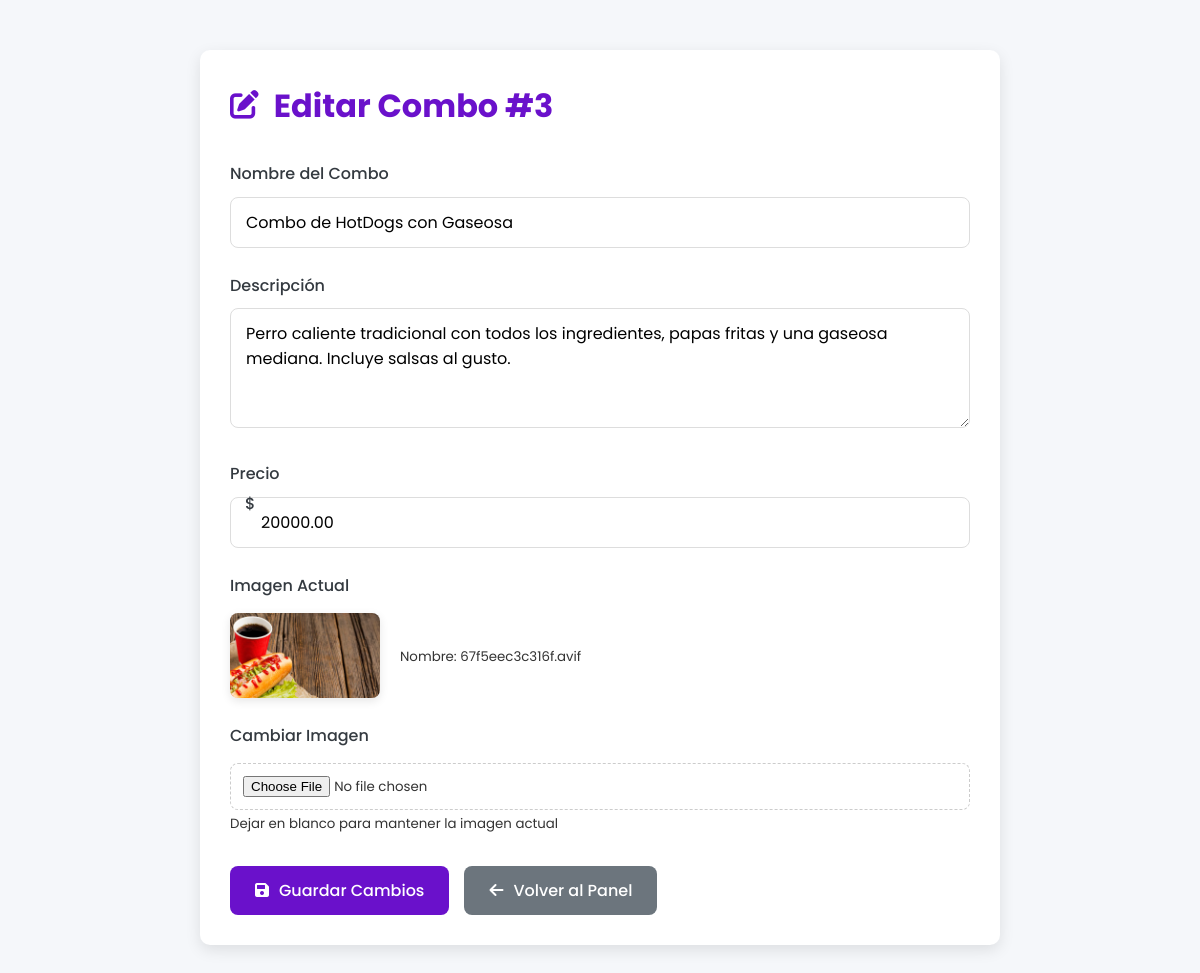
The page /admin/combos/edit_combo.php?id=3 on the database its author committed.
### tables this page shows
CREATE TABLE `combos` (
  `id_combo` bigint(20) NOT NULL,
  `nombre` varchar(100) NOT NULL,
  `descripcion` text DEFAULT NULL,
  `precio` decimal(10,2) NOT NULL,
  `imagen_nombre` varchar(255) DEFAULT NULL
);

### admin/combos/edit_combo.php (the view, shortened to what this page needs)
<?php
require_once "../../api/db.php";
$id_combo = $_GET["id"] ?? null;
$stmt = $pdo->prepare("SELECT * FROM combos WHERE id_combo = ?");
$stmt->execute([$id_combo]);
$combo = $stmt->fetch(PDO::FETCH_ASSOC);
?>
<!DOCTYPE html>
<html lang="es">
<head>
    <link rel="stylesheet" href="https://cdnjs.cloudflare.com/ajax/libs/font-awesome/6.0.0-beta3/css/all.min.css">
</head>
<body>
    <div class="container">
        <h1><i class="fas fa-edit"></i> Editar Combo #<?= htmlspecialchars($combo['id_combo']) ?></h1>
        <form method="POST" enctype="multipart/form-data">
            <div class="form-group">
                <label for="nombre">Nombre del Combo</label>
                <input type="text" id="nombre" name="nombre" value="<?= htmlspecialchars($combo['nombre']) ?>" required>
            </div>
            <div class="form-group">
                <label for="descripcion">Descripción</label>
                <textarea id="descripcion" name="descripcion" required><?= htmlspecialchars($combo['descripcion']) ?></textarea>
            </div>
            <div class="form-group price-input">
                <label for="precio">Precio</label>
                <input type="number" id="precio" name="precio" value="<?= htmlspecialchars($combo['precio']) ?>" min="0" step="100" required>
            </div>
            <div class="form-group image-section">
                <label>Imagen Actual</label>
                <div class="current-image">
                    <?php if (!empty($combo['imagen_nombre'])): ?>
                        <img src="../../assets/img/combos/<?= htmlspecialchars($combo['imagen_nombre']) ?>" alt="Imagen actual del combo">
                        <div>
                            <small>Nombre: <?= htmlspecialchars($combo['imagen_nombre']) ?></small>
                        </div>
                    <?php else: ?>
                        <p class="no-image">No hay imagen actualmente</p>
                    <?php endif; ?>
                </div>
            </div>
            <div class="form-group">
                <label>Cambiar Imagen</label>
                <div class="file-upload">
                    <input type="file" class="file-upload-input" id="imagen" name="imagen" accept="image/*" onchange="previewImage(this)">
                    <small>Dejar en blanco para mantener la imagen actual</small>
                </div>
            </div>
            <div class="btn-group">
                <button type="submit" class="btn btn-primary">
                    <i class="fas fa-save"></i> Guardar Cambios
                </button>
                <a href="../../admin/index.php" class="btn btn-secondary">
                    <i class="fas fa-arrow-left"></i> Volver al Panel
                </a>
            </div>
        </form>
    </div>
</body>
</html>

### admin/combos/edit_combo.php (style rules this page uses)
:root { --primary: #6a11cb; --secondary: #2575fc; --success: #28a745; --danger: #dc3545; --light: #f8f9fa; --dark: #343a40; }
* { margin: 0; padding: 0; box-sizing: border-box; font-family: 'Poppins', sans-serif; }
body { background-color: #f5f7fa; color: #333; line-height: 1.6; }
.container { max-width: 800px; margin: 50px auto; padding: 30px; background: white; border-radius: 10px; box-shadow: 0 5px 15px rgba(0, 0, 0, 0.1); }
h1 { color: var(--primary); margin-bottom: 30px; display: flex; align-items: center; gap: 15px; }
h1 i { font-size: 1.8rem; }
.form-group { margin-bottom: 25px; }
label { display: block; margin-bottom: 10px; font-weight: 500; color: var(--dark); }
input[type="text"], input[type="number"], textarea, select { width: 100%; padding: 12px 15px; border: 1px solid #ddd; border-radius: 8px; font-size: 16px; transition: all 0.3s; }
textarea { min-height: 120px; resize: vertical; }
.image-section { margin-bottom: 25px; }
.current-image { margin-top: 15px; display: flex; align-items: center; gap: 20px; }
.current-image img { max-width: 150px; border-radius: 8px; box-shadow: 0 3px 10px rgba(0, 0, 0, 0.1); }
.file-upload { position: relative; margin-top: 15px; }
.file-upload-input { width: 100%; padding: 12px; border: 1px dashed #ccc; border-radius: 8px; text-align: center; transition: all 0.3s; }
.btn { display: inline-flex; align-items: center; justify-content: center; gap: 10px; padding: 12px 25px; border: none; border-radius: 8px; font-size: 16px; font-weight: 500; cursor: pointer; transition: all 0.3s; text-decoration: none; }
.btn-primary { background-color: var(--primary); color: white; }
.btn-secondary { background-color: #6c757d; color: white; }
.btn-group { display: flex; gap: 15px; margin-top: 30px; }
.price-input { position: relative; }
.price-input::before { content: '$'; position: absolute; left: 15px; top: 50%; transform: translateY(-50%); font-weight: 500; color: var(--dark); }
.price-input input { padding-left: 30px; }

### rows shown on the page
combos: id_combo "3", nombre "Combo de HotDogs con Gaseosa", descripcion "Perro caliente tradicional con todos los ingredientes, papas fritas y una gaseosa mediana. Incluye salsas al gusto.", precio "20000.00", imagen_nombre (picture), imagen_nombre "67f5eec3c316f.avif"
